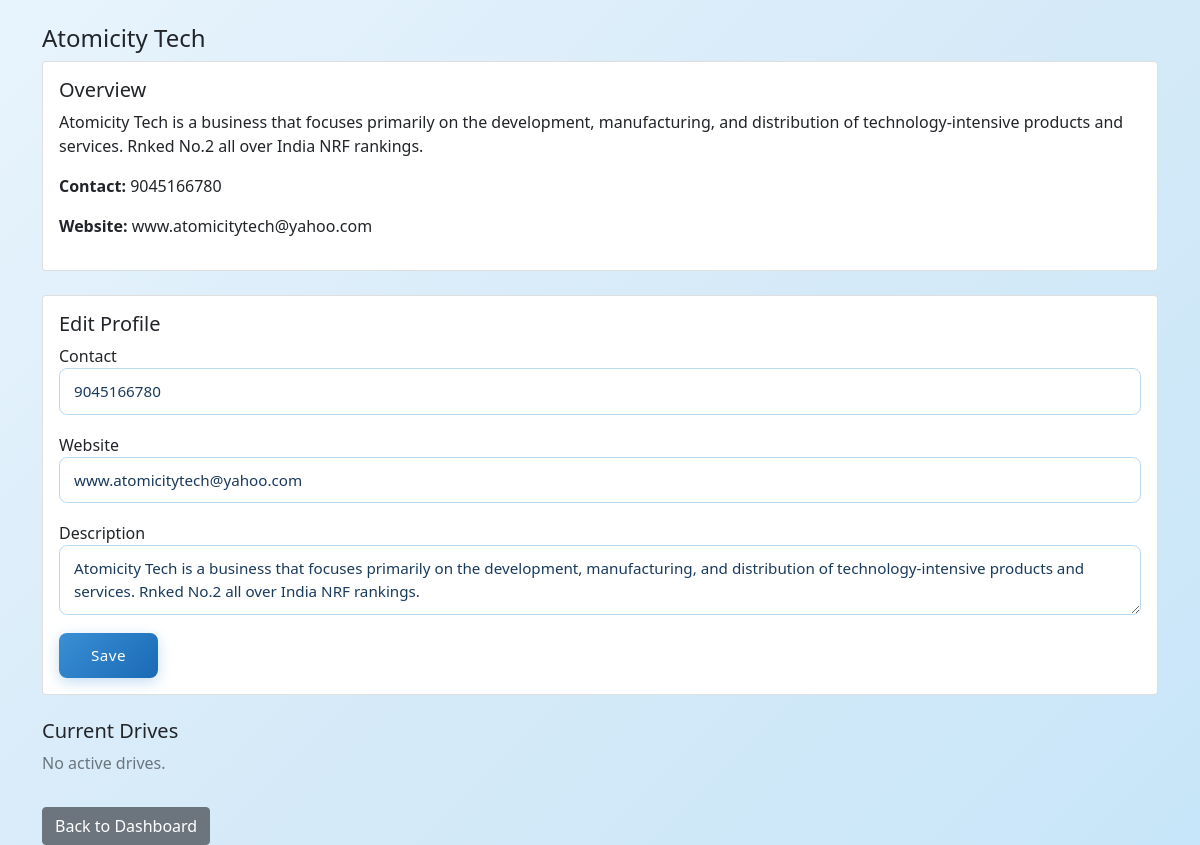
/company_profile/3, run on the app's committed database.
### application/models.py (models this page shows)
class Company(db.Model):
    __tablename__ = 'company'
    id = db.Column(db.Integer, primary_key=True)
    company_name = db.Column(db.String(150), nullable=False)
    user_id = db.Column(db.Integer, db.ForeignKey('user.id'), nullable=False)
    contact = db.Column(db.String(100))
    website = db.Column(db.String(200))
    description = db.Column(db.Text)
    is_approved = db.Column(db.Boolean, default=False)
    drives = db.relationship('Drive', backref='company', lazy=True)
    applications = db.relationship('Application', backref='company', lazy=True)

### application/controllers.py (the view)
@app.route("/company_profile/<int:user_id>", methods=["GET", "POST"])
def company_profile(user_id):
    company = Company.query.filter_by(user_id=user_id).first()
    if request.method == "POST":
        company.contact = request.form["contact"]
        company.website = request.form["website"]
        company.description = request.form["description"]
        db.session.commit()
        return redirect(f"/company_profile/{user_id}")
    drives = Drive.query.filter_by(company_id=company.id, status="Approved").all()
    return render_template("company_profile.html", company=company, drives=drives)

### templates/company_profile.html (shortened to what this page needs)
<!DOCTYPE html>
<html>
<head>
  <link href="https://cdn.jsdelivr.net/npm/bootstrap@5.0.2/dist/css/bootstrap.min.css" rel="stylesheet">
  <link rel="stylesheet" href="/static/style.css">
</head>
<body>
<div class="container mt-4">
  <h4>{{ company.company_name }}</h4>
  <div class="card p-3 mb-4">
    <h5>Overview</h5>
    <p>{{ company.description or "No description added yet." }}</p>
    <p><strong>Contact:</strong> {{ company.contact or "N/A" }}</p>
    <p><strong>Website:</strong> {{ company.website or "N/A" }}</p>
  </div>
  <div class="card p-3 mb-4">
    <h5>Edit Profile</h5>
    <form method="POST">
      <div class="mb-3">
        <label>Contact</label>
        <input type="text" name="contact" class="form-control" value="{{ company.contact or '' }}">
      </div>
      <div class="mb-3">
        <label>Website</label>
        <input type="text" name="website" class="form-control" value="{{ company.website or '' }}">
      </div>
      <div class="mb-3">
        <label>Description</label>
        <textarea name="description" class="form-control">{{ company.description or '' }}</textarea>
      </div>
      <button type="submit" class="btn btn-primary">Save</button>
    </form>
  </div>
  <h5>Current Drives</h5>
  {% if drives %}
  <table class="table table-bordered">
    <thead>
      <tr>
        <th>Job Title</th>
        <th>Eligibility</th>
        <th>Deadline</th>
      </tr>
    </thead>
    <tbody>
      {% for d in drives %}
      <tr>
        <td>{{ d.job_title }}</td>
        <td>{{ d.eligibility }}</td>
        <td>{{ d.deadline }}</td>
      </tr>
      {% endfor %}
    </tbody>
  </table>
  {% else %}
    <p class="text-muted">No active drives.</p>
  {% endif %}
  <a href="/company_dashboard/{{ company.user_id }}" class="btn btn-secondary mt-3">Back to Dashboard</a>
</div>
</body>
</html>

### static/style.css (style rules this page uses)
* { margin: 0; padding: 0; box-sizing: border-box; }
body { background: linear-gradient(135deg, #e8f4fd 0%, #d6eaf8 50%, #c8e6f9 100%); font-family: 'Segoe UI', sans-serif; min-height: 100vh; }
.form-control { background: rgba(255,255,255,0.85) !important; border: 1px solid #b8d9f0 !important; border-radius: 8px !important; color: #1a3a5c !important; padding: 11px 14px !important; font-size: 0.95rem !important; transition: border-color 0.2s, box-shadow 0.2s !important; }
.form-control::placeholder { color: #a0b8cc !important; }
.btn-primary { background: linear-gradient(135deg, #3a8fd4, #1a6ab5) !important; border: none !important; border-radius: 8px !important; padding: 11px 32px !important; font-size: 0.95rem !important; font-weight: 500 !important; letter-spacing: 0.03em !important; box-shadow: 0 4px 14px rgba(58,143,212,0.3) !important; transition: transform 0.15s, box-shadow 0.15s !important; }
.mb-3 { margin-bottom: 18px !important; }

### data on the page
Company: company_name "Atomicity Tech", description "Atomicity Tech is a business that focuses primarily on the development, manufacturing, and distribution of technology-intensive products and services. Rnked No.2 all over India NRF rankings.", contact "9045166780", website "www.atomicitytech@yahoo.com"
